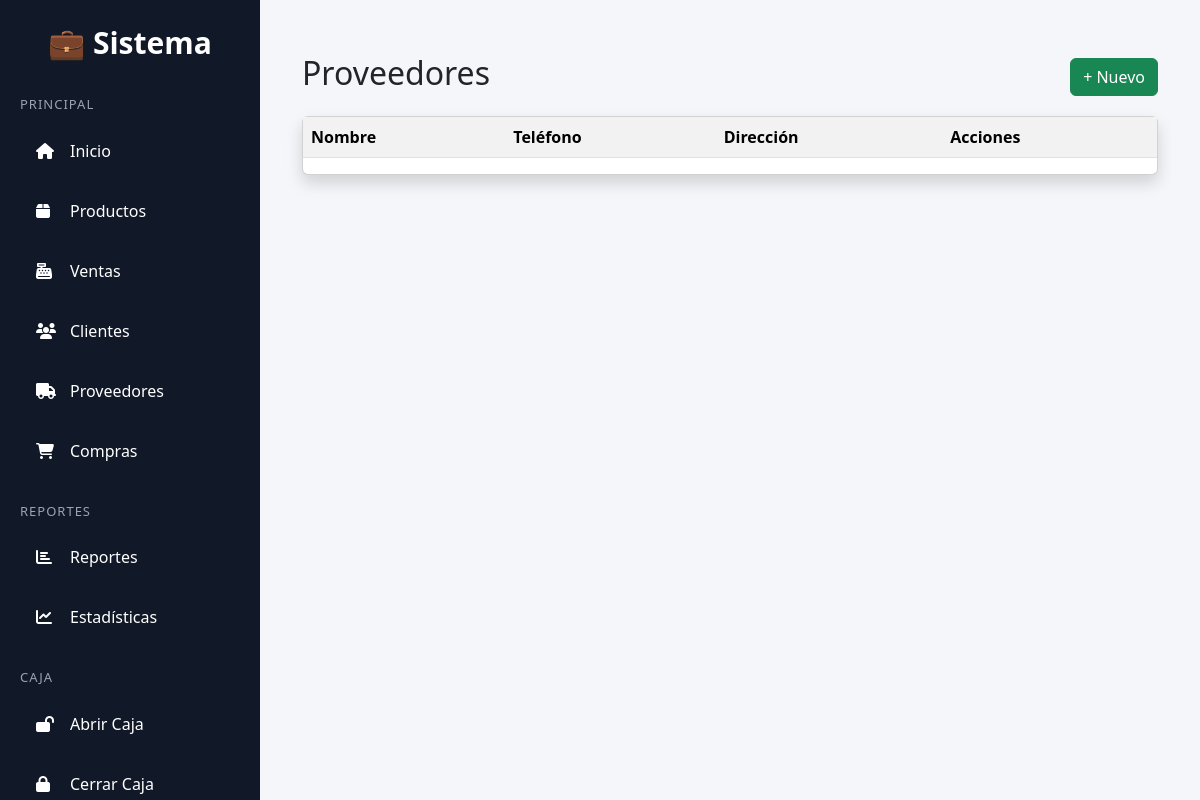
Before: /productos/proveedores/ (signed in) with the older database file.
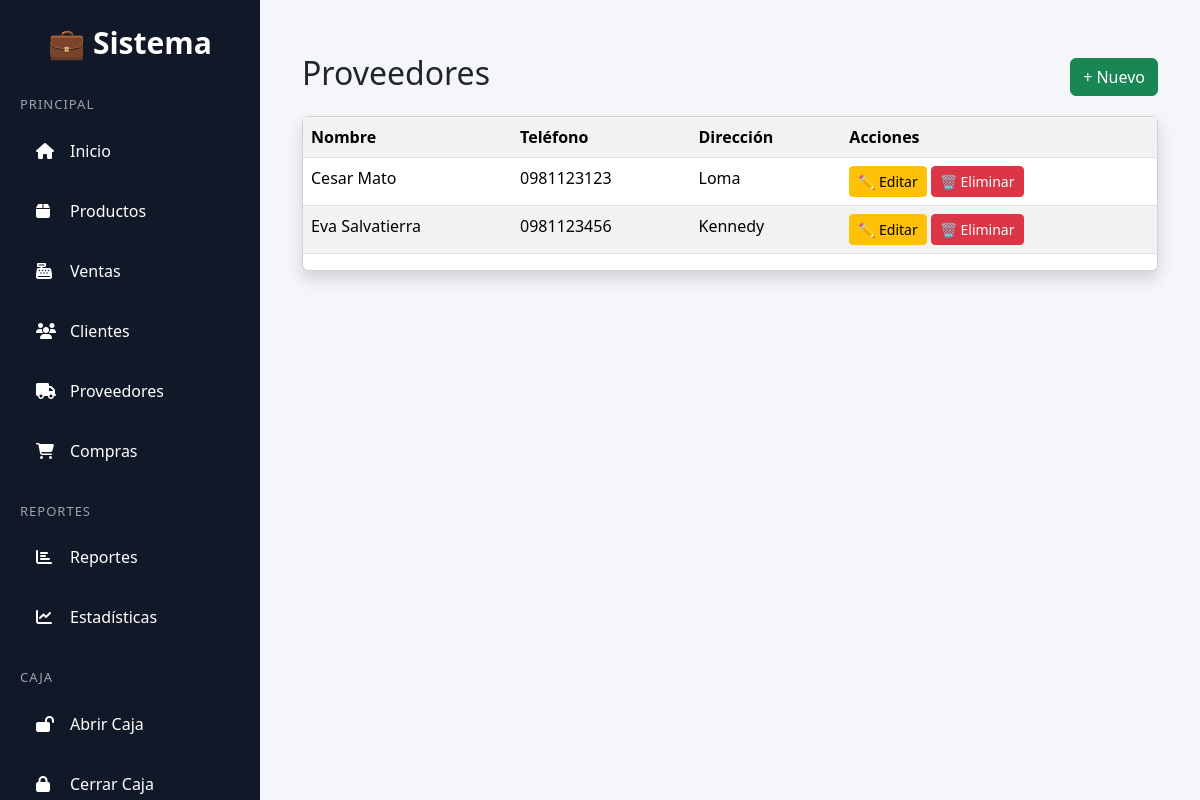
After: the same page with the newer database file.
### productos/models.py (models this page shows, shortened)
class Proveedor(models.Model):
    nombre = models.CharField(max_length=100)
    telefono = models.CharField(max_length=20, blank=True)
    direccion = models.CharField(max_length=200, blank=True)
    negocio = models.ForeignKey(Negocio, on_delete=models.CASCADE)

### productos/views.py (the view)
# urls.py: path("proveedores/", lista_proveedores),
@login_required
def lista_proveedores(request):
    negocio = Negocio.objects.filter(usuarios=request.user).first()
    proveedores = Proveedor.objects.filter(negocio=negocio)
    return render(request, "proveedores.html", {"proveedores": proveedores})

### templates/proveedores.html
{% extends "base.html" %}
{% block content %}
<div class="container mt-4">
    <div class="d-flex justify-content-between align-items-center">
        <h2>Proveedores</h2>
        <a href="/productos/proveedores/agregar/" class="btn btn-success">+ Nuevo</a>
    </div>
    <div class="card shadow mt-3">
        <table class="table table-striped">
            <tr>
                <th>Nombre</th>
                <th>Teléfono</th>
                <th>Dirección</th>
                <th>Acciones</th>
            </tr>
            {% for p in proveedores %}
            <tr>
                <td>{{ p.nombre }}</td>
                <td>{{ p.telefono }}</td>
                <td>{{ p.direccion }}</td>
                <td>
                    <a
                        href="/productos/proveedores/editar/{{ p.id }}/"
                        class="btn btn-warning btn-sm"
                    >
                        ✏ Editar
                    </a>
                    <a
                        href="/productos/proveedores/eliminar/{{ p.id }}/"
                        class="btn btn-danger btn-sm"
                    >
                        🗑 Eliminar
                    </a>
                </td>
            </tr>
            {% endfor %}
        </table>
    </div>
</div>
{% endblock %}

Changed rows visible on the page:
added Proveedor: nombre "Cesar Mato", telefono "0981123123", direccion "Loma"
added Proveedor: nombre "Eva Salvatierra", telefono "0981123456", direccion "Kennedy"
